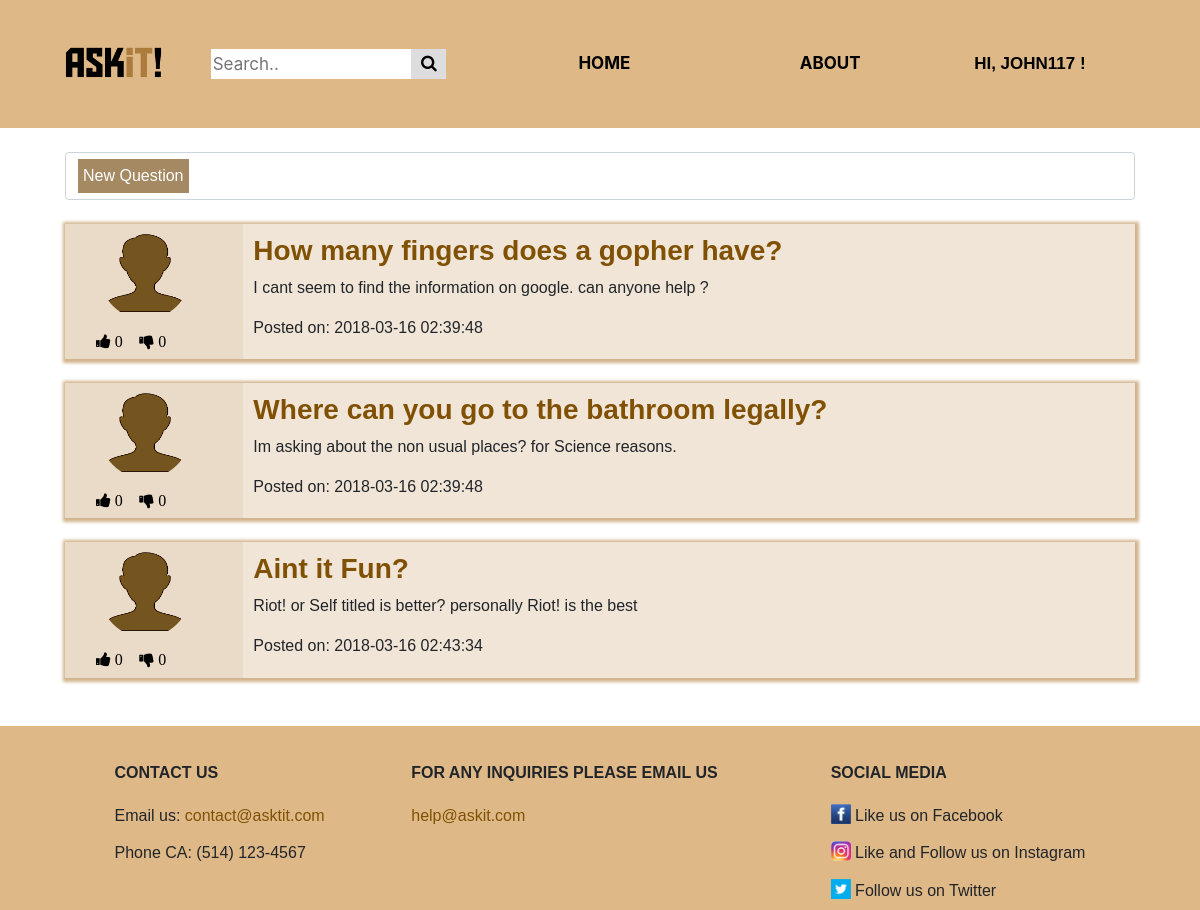
/home_page/myquestions.php (signed in), run on an earlier commit of the app's database.
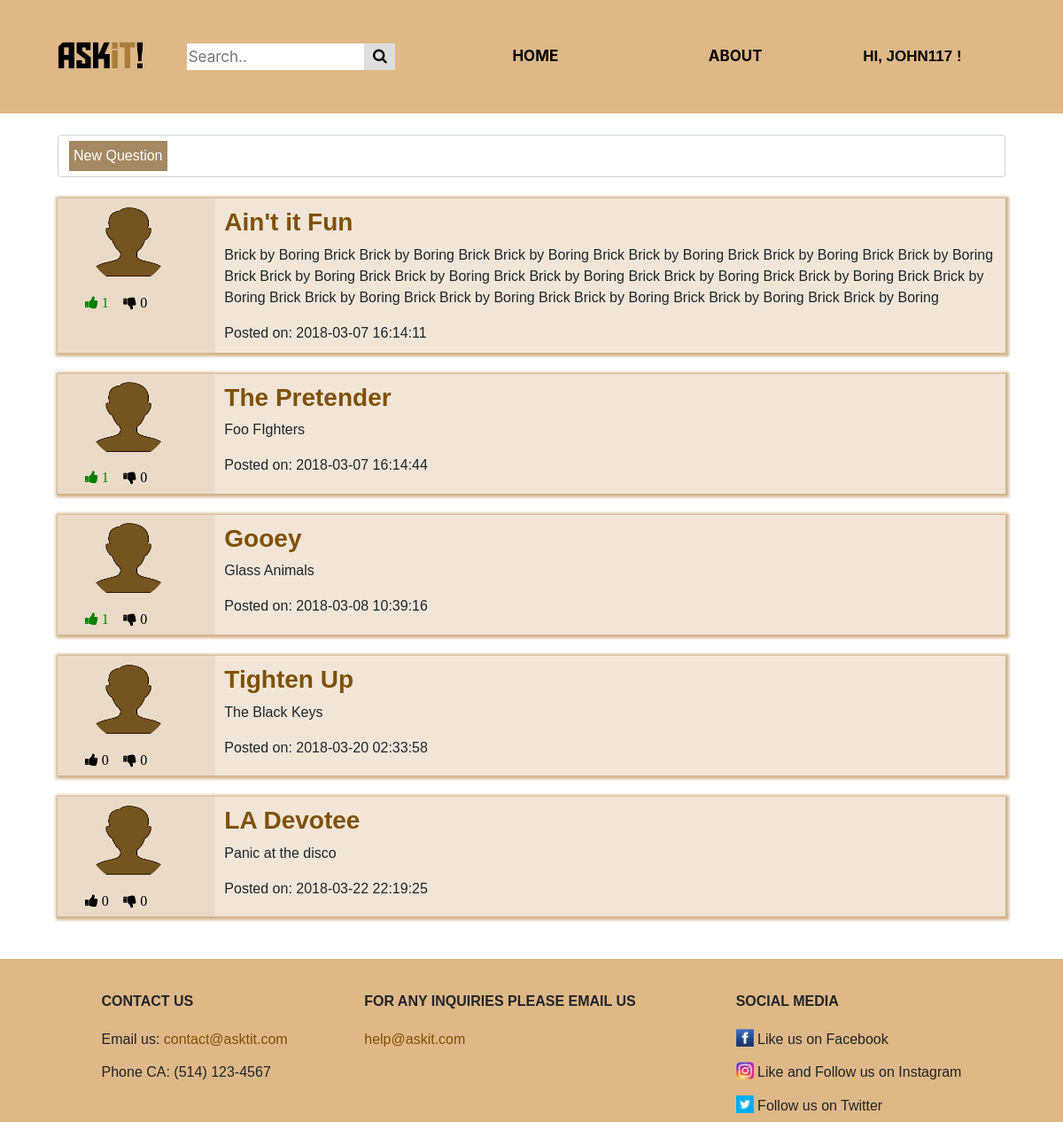
And on a later commit of the database.
### tables this page shows
CREATE TABLE IF NOT EXISTS `questions` (
  `id` int(11) NOT NULL AUTO_INCREMENT,
  `account_id` int(11) DEFAULT NULL,
  `header` varchar(100) NOT NULL DEFAULT 'Ain''t it Fun',
  `content` varchar(500) NOT NULL DEFAULT 'Brick by Boring Brick',
  `date` timestamp NOT NULL DEFAULT CURRENT_TIMESTAMP,
  `upvotes` mediumint(8) UNSIGNED NOT NULL DEFAULT '0',
  `downvotes` mediumint(8) UNSIGNED NOT NULL DEFAULT '0',
  `tags` varchar(100) NOT NULL DEFAULT 'noob',
  PRIMARY KEY (`id`),
  KEY `fk_questions_account_id` (`account_id`)
);

### private/models/Account.php (called while the page is built, shortened)
<?php
	class Account{
		var $id;
		function __construct($id = 0, $username = 'username', $password = 'password', $name = 'default name', $last_name = 'last name', $gender = 'other', $security_one = 'default',
			$security_two = 'default 2', $answer_one = 'answer one', $answer_two = 'answer two', $bio = 'my bio', $profession = 'profession', $pin = '0000', $profile_picture_path = '../img/avatar2.png'){
			$this->id = $id;
		}
		function getId(){
			return $this->id;
		}
		function setId($new_id){
			$this->id = $new_id;
		}
	}
?>

### private/controllers/question_controller.php (called while the page is built, shortened)
<?php
include_once '..\..\private\models\Question.php';
include_once '..\..\private\models\Account.php';
$config = parse_ini_file('..\..\..\UA1-SO\config.ini');
$servername = $config['servername'];
$username = $config['username'];
$password = $config['password'];
$dbname = $config['dbname'];
$log = new Logging();
	function getQuestionsByAccount($account){
		global $servername, $username, $password, $dbname, $log;
        $questionArray = [];
		try{
			$pdo = new PDO("mysql:host=$servername;dbname=$dbname", $username, $password);
			$stmt = $pdo -> prepare("SELECT id, account_id, header, content, date, upvotes, downvotes, tags FROM questions WHERE account_id = :account_id;");
			$accountID=$account->getId();
			$stmt -> bindParam(':account_id',$accountID );
			$stmt -> execute();
			while($result = $stmt -> fetch()){
                $q = new Question();
				$q->setId($result[0]);
                $q->setAccountId($result[1]);
                $q->setHeader($result[2]);
                $q->setContent($result[3]);
                $q->setDate($result[4]);
                $q->setUpvotes($result[5]);
                $q->setDownvotes($result[6]);
                $q->setTags($result[7]);
                $questionArray[] = $q;
			}
		}
		catch(PDOException $e){
			$log->lwrite($e -> getMessage());
		}
		finally{
			unset($pdo);
		}
		return $questionArray;
    }
?>

### private/models/Vote.php (called while the page is built, shortened)
<?php
class Vote{
	public static function getClass($vote){
		if($vote){
			return $vote['vote'] == 1 ? 'is-liked': 'is-disliked';
		}
		return null;
	}
}

### private/models/Question.php (called while the page is built, shortened)
<?php
	class Question{
		var $id;
		var $header;
		var $content;
		var $date;
		var $upvotes;
		var $downvotes;
		function __construct($id = 0, $account_id = null, $header = 'header', $content = 'content', $date = '2018-01-01 01:00:00.0', $upvotes = 0, $downvotes = 0, $tags = []) {
			$this->id = $id;
			$this->header = $header;
			$this->content = $content;
			$this->date = $date;
			$this->upvotes = $upvotes;
			$this->downvotes = $downvotes;
		}
		function getId(){
			return $this->id;
		}
		function getHeader(){
			return $this->header;
		}
		function getContent(){
			return $this->content;
		}
		function getDate(){
			return $this->date;
		}
		function getUpvotes(){
			return $this->upvotes;
		}
		function getDownvotes(){
			return $this->downvotes;
		}
		function setId($new_id){
			$this->id = $new_id;
		}
		function setContent($new_content){
			$this->content = $new_content;
		}
		function setDate($new_date){
			$this->date = $new_date;
		}
		function setUpvotes($new_upvotes){
			$this->upvotes = $new_upvotes;
		}
		function setDownvotes($new_downvotes){
			$this->downvotes = $new_downvotes;
		}
		function setHeader($new_header){
			$this->header=$new_header;
		}
	}
?>

### public_html/home_page/myquestions.php (the view, shortened to what the changed rows need)
<?php
  require "../../private/models/Vote.php";
  if($_SERVER["REQUEST_METHOD"] == "POST"){
    $log->lwrite("POST METHOD. for newQuestion.php");
  }
  else if($_SERVER["REQUEST_METHOD"] == "GET"){
    include('header.php');
    include_once('..\..\private\controllers\question_controller.php');
    include_once('..\..\private\models\Account.php');
    echo "<link rel='stylesheet' type='text/css' href='../css/homepage.css'>";
    if( !isset($_SESSION['username']) || !isset($_SESSION['userid'])){
      $log->lwrite("User is not logged in. @myquestions.php");
      echo "<main><div class='alert alert-warning margins'>
        <h2><strong>Warning!</h2></strong><h2>You are not logged in</h2><h2>Please login to ask a question and/or view your questions</h2>
        <h2>Thank you</h2>
        </div></main>";
    }
    else {
      $votes=[];
      if(isset($_SESSION['userid'])){
        $servername = $config['servername'];
        $username = $config['username'];
        $password = $config['password'];
        $dbname = $config['dbname'];
        try{
            $pdo = new PDO("mysql:host=$servername;dbname=$dbname", $username, $password);
            $pdo->setAttribute(PDO::ATTR_ERRMODE, PDO::ERRMODE_EXCEPTION);
            $req = $pdo -> prepare("SELECT * FROM votes WHERE ref=? AND user_id=?");
            $req->execute (['questions',$_SESSION['userid']]);
            while($vote=$req->fetch()){
              array_push($votes, $vote);
            }
         }catch(PDOException $e){
          echo "Connection failed: " . $e->getMessage();
        }
      }
      echo "<main>
      <form>
      <br>
        <div class='container'  ng-app='myApp' ng-controller='mainCtrl'>
          <div class='form-control space'>
          <button type='button' class='btn-primary btn-md newQuestionButton' onclick=" . '"location.href=' . "'newQuestion.php';" . '"'. "/>New Question</button>
          </div>
        </div>
      </form>";
      echo "<br>
            <div class='container'>";
      $id = $_SESSION['userid'];
      $account = new Account();
      $account->setId($id);
      $rows = getQuestionsByAccount($account);
      foreach ($rows as $info) {
        $vote=getVote($votes,$info->getId());
        if($info->getId()==$vote['ref_id']){
          $vote_class=Vote::getClass($vote);
        }else{
          $vote_class=Vote::getClass(false);
        }
        echo "
          <div class='form-group row questionBlock'>
            <div class='col-md-2 '>";
              $file_path = "";
              if(!file_exists($file_path)) {
              $file_path = "..\img\avatar2.png";
              };
          echo "<div class='col-md-10'><img class='circle_img' src=".$file_path."></div>";
          echo "
            <div class='details vote_btns ".$vote_class."'>
              <form action='..\..\private\models\Like.php?ref=questions&ref_id=".$info->getId()."&vote=1&page=myquestions.php' method='POST'>
                <button type='submit' class='vote_btn vote_like'><i class='fa fa-thumbs-up'> ". $info->getUpvotes() . "</i></button>
              </form>
              <form action='..\..\private\models\Like.php?ref=questions&ref_id=".$info->getId()."&vote=-1&page=myquestions.php' method='POST'>
                <button type='submit' class='vote_btn vote_dislike'><i class='fa fa-thumbs-down'> ". $info->getDownvotes() . "</i></button>
                </form>
             </div>
            </div>
            <div class='col-md-10 question'>
              <div>
                <a href='questionThreadPage.php?questionid=".$info->getId()."'>
                <h3><strong>" . $info->getHeader() . "</strong></h3></a>
              </div>
              <p>" . $info->getContent() . "
              </p>
              <span class = 'time'>Posted on: " . $info->getDate() . "</span>
            </div>
          </div><br>";
      }
      echo '</div></main>';
    }
  }
  function getVote($votes,$info_id){
      foreach ($votes as $vote) {
        if($vote['ref_id']==$info_id){
          return $vote;
        }
      }
      return false;
    }
  include("footer.php");
?>

What changed in the data, as far as the page shows it:
removed questions: upvotes "0", downvotes "0", header "Where can you go to the bathroom legally?", content "Im asking about the non usual places? for Science reasons.", date "2018-03-16 02:39:48"
removed questions: upvotes "0", downvotes "0", header "Aint it Fun?", content "Riot! or Self titled is better? personally Riot! is the best", date "2018-03-16 02:43:34"
changed questions: upvotes "0" → "1"; header "How many fingers does a gopher have?" → "Ain't it Fun"; content "I cant seem to find the information on google. can anyone help ?" → "Brick by Boring Brick Brick by Boring Brick Brick by Boring Brick Brick by Boring Brick Brick by Boring Brick Brick by Boring Brick Brick by Boring Brick Brick by Boring Brick Brick by Boring Brick Brick by Boring Brick Brick by Boring Brick Brick by Boring Brick Brick by Boring Brick Brick by Boring Brick Brick by Boring Brick Brick by Boring Brick Brick by Boring"; date "2018-03-16 02:39:48" → "2018-03-07 16:14:11"
now on this page (row edited): questions: upvotes "1", downvotes "0", header "The Pretender", content "Foo FIghters", date "2018-03-07 16:14:44"
added questions: upvotes "1", downvotes "0", header "Gooey", content "Glass Animals", date "2018-03-08 10:39:16"
added questions: upvotes "0", downvotes "0", header "Tighten Up", content "The Black Keys", date "2018-03-20 02:33:58"
added questions: upvotes "0", downvotes "0", header "LA Devotee", content "Panic at the disco", date "2018-03-22 22:19:25"
